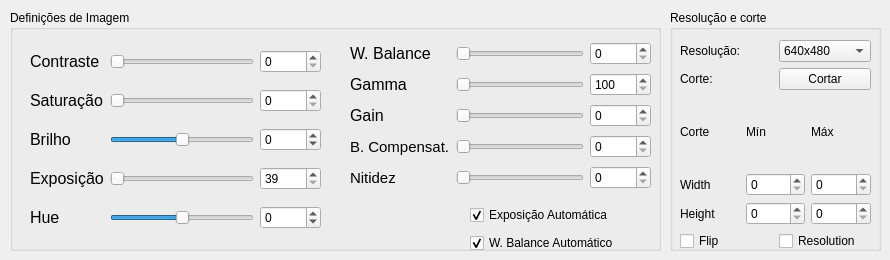
          <widget class="QWidget" name="tab">
           <attribute name="title">
            <string>Camera Settings</string>
           </attribute>
           <widget class="QGroupBox" name="groupBox_2">
            <property name="geometry">
             <rect>
              <x>10</x>
              <y>10</y>
              <width>651</width>
              <height>241</height>
             </rect>
            </property>
            <property name="title">
             <string>Definições de Imagem</string>
            </property>
            <widget class="QWidget" name="gridLayoutWidget">
             <property name="geometry">
              <rect>
               <x>20</x>
               <y>30</y>
               <width>291</width>
               <height>201</height>
              </rect>
             </property>
             <layout class="QGridLayout" name="gridLayout_4">
              <item row="0" column="2">
               <widget class="QSpinBox" name="spinBox_cont">
                <property name="maximum">
                 <number>100</number>
                </property>
               </widget>
              </item>
              <item row="1" column="2">
               <widget class="QSpinBox" name="spinBox_sat">
                <property name="maximum">
                 <number>100</number>
                </property>
               </widget>
              </item>
              <item row="1" column="0">
               <widget class="QLabel" name="label_sat">
                <property name="font">
                 <font>
                  <pointsize>12</pointsize>
                 </font>
                </property>
                <property name="text">
                 <string>Saturação</string>
                </property>
               </widget>
              </item>
              <item row="4" column="2">
               <widget class="QSpinBox" name="spinBox_hue">
                <property name="minimum">
                 <number>-180</number>
                </property>
                <property name="maximum">
                 <number>180</number>
                </property>
               </widget>
              </item>
              <item row="1" column="1">
               <widget class="QSlider" name="saturacao">
                <property name="orientation">
                 <enum>Qt::Horizontal</enum>
                </property>
               </widget>
              </item>
              <item row="4" column="1">
               <widget class="QSlider" name="hue">
                <property name="minimum">
                 <number>-180</number>
                </property>
                <property name="maximum">
                 <number>180</number>
                </property>
                <property name="orientation">
                 <enum>Qt::Horizontal</enum>
                </property>
               </widget>
              </item>
              <item row="3" column="1">
               <widget class="QSlider" name="exposicao">
                <property name="minimum">
                 <number>39</number>
                </property>
                <property name="maximum">
                 <number>10000</number>
                </property>
                <property name="orientation">
                 <enum>Qt::Horizontal</enum>
                </property>
               </widget>
              </item>
              <item row="3" column="2">
               <widget class="QSpinBox" name="spinBox_exp">
                <property name="minimum">
                 <number>39</number>
                </property>
                <property name="maximum">
                 <number>10000</number>
                </property>
               </widget>
              </item>
              <item row="2" column="1">
               <widget class="QSlider" name="brilho">
                <property name="minimum">
                 <number>-64</number>
                </property>
                <property name="maximum">
                 <number>64</number>
                </property>
                <property name="orientation">
                 <enum>Qt::Horizontal</enum>
                </property>
               </widget>
              </item>
              <item row="3" column="0">
               <widget class="QLabel" name="label_exp">
                <property name="font">
                 <font>
                  <pointsize>12</pointsize>
                 </font>
                </property>
                <property name="text">
                 <string>Exposição</string>
                </property>
               </widget>
              </item>
              <item row="2" column="2">
               <widget class="QSpinBox" name="spinBox_bri">
                <property name="minimum">
                 <number>-64</number>
                </property>
                <property name="maximum">
                 <number>64</number>
                </property>
               </widget>
              </item>
              <item row="4" column="0">
               <widget class="QLabel" name="label_hue">
                <property name="font">
                 <font>
                  <pointsize>12</pointsize>
                 </font>
                </property>
                <property name="text">
                 <string>Hue</string>
                </property>
               </widget>
              </item>
              <item row="2" column="0">
               <widget class="QLabel" name="label_bri">
                <property name="font">
                 <font>
                  <pointsize>12</pointsize>
                 </font>
                </property>
                <property name="text">
                 <string>Brilho</string>
                </property>
               </widget>
              </item>
              <item row="0" column="0">
               <widget class="QLabel" name="label_cont">
                <property name="font">
                 <font>
                  <pointsize>12</pointsize>
                 </font>
                </property>
                <property name="text">
                 <string>Contraste</string>
                </property>
               </widget>
              </item>
              <item row="0" column="1">
               <widget class="QSlider" name="contraste">
                <property name="orientation">
                 <enum>Qt::Horizontal</enum>
                </property>
               </widget>
              </item>
             </layout>
            </widget>
            <widget class="QWidget" name="layoutWidget">
             <property name="geometry">
              <rect>
               <x>340</x>
               <y>30</y>
               <width>301</width>
               <height>156</height>
              </rect>
             </property>
             <layout class="QGridLayout" name="gridLayout_6">
              <item row="0" column="1">
               <widget class="QSlider" name="white_balance">
                <property name="maximum">
                 <number>10000</number>
                </property>
                <property name="orientation">
                 <enum>Qt::Horizontal</enum>
                </property>
               </widget>
              </item>
              <item row="2" column="2">
               <widget class="QSpinBox" name="spinBox_gain">
                <property name="minimum">
                 <number>0</number>
                </property>
                <property name="maximum">
                 <number>128</number>
                </property>
               </widget>
              </item>
              <item row="1" column="0">
               <widget class="QLabel" name="label_gamma">
                <property name="font">
                 <font>
                  <pointsize>12</pointsize>
                 </font>
                </property>
                <property name="text">
                 <string>Gamma</string>
                </property>
               </widget>
              </item>
              <item row="3" column="1">
               <widget class="QSlider" name="Back_Compensation">
                <property name="maximum">
                 <number>4</number>
                </property>
                <property name="orientation">
                 <enum>Qt::Horizontal</enum>
                </property>
               </widget>
              </item>
              <item row="0" column="2">
               <widget class="QSpinBox" name="spinBox_wb">
                <property name="maximum">
                 <number>10000</number>
                </property>
               </widget>
              </item>
              <item row="1" column="1">
               <widget class="QSlider" name="Gamma">
                <property name="minimum">
                 <number>100</number>
                </property>
                <property name="maximum">
                 <number>500</number>
                </property>
                <property name="orientation">
                 <enum>Qt::Horizontal</enum>
                </property>
               </widget>
              </item>
              <item row="2" column="1">
               <widget class="QSlider" name="Gain">
                <property name="minimum">
                 <number>0</number>
                </property>
                <property name="maximum">
                 <number>128</number>
                </property>
                <property name="orientation">
                 <enum>Qt::Horizontal</enum>
                </property>
               </widget>
              </item>
              <item row="2" column="0">
               <widget class="QLabel" name="label_gain">
                <property name="font">
                 <font>
                  <pointsize>12</pointsize>
                 </font>
                </property>
                <property name="text">
                 <string>Gain</string>
                </property>
               </widget>
              </item>
              <item row="1" column="2">
               <widget class="QSpinBox" name="spinBox_gamma">
                <property name="minimum">
                 <number>100</number>
                </property>
                <property name="maximum">
                 <number>500</number>
                </property>
               </widget>
              </item>
              <item row="0" column="0">
               <widget class="QLabel" name="label_wb">
                <property name="font">
                 <font>
                  <pointsize>12</pointsize>
                 </font>
                </property>
                <property name="text">
                 <string>W. Balance</string>
                </property>
               </widget>
              </item>
              <item row="3" column="2">
               <widget class="QSpinBox" name="spinBox_back_compensation">
                <property name="maximum">
                 <number>4</number>
                </property>
               </widget>
              </item>
              <item row="3" column="0">
               <widget class="QLabel" name="label_back_comp">
                <property name="font">
                 <font>
                  <pointsize>11</pointsize>
                 </font>
                </property>
                <property name="text">
                 <string>B. Compensat.</string>
                </property>
               </widget>
              </item>
              <item row="4" column="0">
               <widget class="QLabel" name="label_nitidez">
                <property name="font">
                 <font>
                  <pointsize>11</pointsize>
                 </font>
                </property>
                <property name="text">
                 <string>Nitidez</string>
                </property>
               </widget>
              </item>
              <item row="4" column="1">
               <widget class="QSlider" name="nitidez">
                <property name="maximum">
                 <number>100</number>
                </property>
                <property name="orientation">
                 <enum>Qt::Horizontal</enum>
                </property>
               </widget>
              </item>
              <item row="4" column="2">
               <widget class="QSpinBox" name="spinBox_nitidez">
                <property name="maximum">
                 <number>100</number>
                </property>
               </widget>
              </item>
             </layout>
            </widget>
            <widget class="QWidget" name="layoutWidget">
             <property name="geometry">
              <rect>
               <x>460</x>
               <y>193</y>
               <width>184</width>
               <height>54</height>
              </rect>
             </property>
             <layout class="QGridLayout" name="gridLayout_11">
              <item row="0" column="0">
               <widget class="QCheckBox" name="checkBox_expo_auto">
                <property name="text">
                 <string>Exposição Automática</string>
                </property>
                <property name="checked">
                 <bool>true</bool>
                </property>
               </widget>
              </item>
              <item row="1" column="0">
               <widget class="QCheckBox" name="checkBox_wb_auto">
                <property name="text">
                 <string>W. Balance Automático</string>
                </property>
                <property name="checked">
                 <bool>true</bool>
                </property>
               </widget>
              </item>
             </layout>
            </widget>
           </widget>
           <widget class="QGroupBox" name="groupBox_3">
            <property name="geometry">
             <rect>
              <x>670</x>
              <y>10</y>
              <width>211</width>
              <height>241</height>
             </rect>
            </property>
            <property name="title">
             <string>Resolução e corte</string>
            </property>
            <widget class="QWidget" name="layoutWidget">
             <property name="geometry">
              <rect>
               <x>10</x>
               <y>30</y>
               <width>191</width>
               <height>211</height>
              </rect>
             </property>
             <layout class="QGridLayout" name="gridLayout_8">
              <item row="1" column="0">
               <layout class="QGridLayout" name="gridLayout_5">
                <item row="2" column="1">
                 <widget class="QSpinBox" name="spinBox_cut_y">
                  <property name="maximum">
                   <number>2000</number>
                  </property>
                 </widget>
                </item>
                <item row="1" column="0">
                 <widget class="QLabel" name="label_5">
                  <property name="text">
                   <string>Width</string>
                  </property>
                 </widget>
                </item>
                <item row="2" column="0">
                 <widget class="QLabel" name="label_6">
                  <property name="text">
                   <string>Height</string>
                  </property>
                 </widget>
                </item>
                <item row="0" column="2">
                 <widget class="QLabel" name="label_13">
                  <property name="text">
                   <string>Máx</string>
                  </property>
                 </widget>
                </item>
                <item row="0" column="1">
                 <widget class="QLabel" name="label_12">
                  <property name="text">
                   <string>Mín</string>
                  </property>
                 </widget>
                </item>
                <item row="0" column="0">
                 <widget class="QLabel" name="label_11">
                  <property name="text">
                   <string>Corte</string>
                  </property>
                 </widget>
                </item>
                <item row="2" column="2">
                 <widget class="QSpinBox" name="spinBox_cut_height">
                  <property name="maximum">
                   <number>2000</number>
                  </property>
                 </widget>
                </item>
                <item row="1" column="1">
                 <widget class="QSpinBox" name="spinBox_cut_x">
                  <property name="maximum">
                   <number>2000</number>
                  </property>
                 </widget>
                </item>
                <item row="1" column="2">
                 <widget class="QSpinBox" name="spinBox_cut_width">
                  <property name="maximum">
                   <number>2000</number>
                  </property>
                 </widget>
                </item>
               </layout>
              </item>
              <item row="0" column="0">
               <layout class="QGridLayout" name="gridLayout_7">
                <item row="0" column="0">
                 <layout class="QHBoxLayout" name="horizontalLayout_4">
                  <item>
                   <widget class="QLabel" name="label_7">
                    <property name="text">
                     <string>Resolução:</string>
                    </property>
                   </widget>
                  </item>
                  <item>
                   <widget class="QComboBox" name="Resolucao">
                    <item>
                     <property name="text">
                      <string>640x480</string>
                     </property>
                    </item>
                    <item>
                     <property name="text">
                      <string>800x600</string>
                     </property>
                    </item>
                    <item>
                     <property name="text">
                      <string>1024x768</string>
                     </property>
                    </item>
                    <item>
                     <property name="text">
                      <string>1280x720</string>
                     </property>
                    </item>
                    <item>
                     <property name="text">
                      <string>1920x1080</string>
                     </property>
                    </item>
                   </widget>
                  </item>
                 </layout>
                </item>
                <item row="1" column="0">
                 <layout class="QHBoxLayout" name="horizontalLayout_3">
                  <item>
                   <widget class="QLabel" name="label_8">
                    <property name="text">
                     <string>Corte:</string>
                    </property>
                   </widget>
                  </item>
                  <item>
                   <widget class="QPushButton" name="pushButton_cortar">
                    <property name="text">
                     <string>Cortar</string>
                    </property>
                   </widget>
                  </item>
                 </layout>
                </item>
               </layout>
              </item>
              <item row="3" column="0">
               <layout class="QHBoxLayout" name="horizontalLayout_9">
                <item>
                 <widget class="QCheckBox" name="checkBox_flip">
                  <property name="text">
                   <string>Flip</string>
                  </property>
                 </widget>
                </item>
                <item>
                 <widget class="QCheckBox" name="checkBox_resolution">
                  <property name="text">
                   <string>Resolution</string>
                  </property>
                 </widget>
                </item>
               </layout>
              </item>
             </layout>
            </widget>
           </widget>
          </widget>
